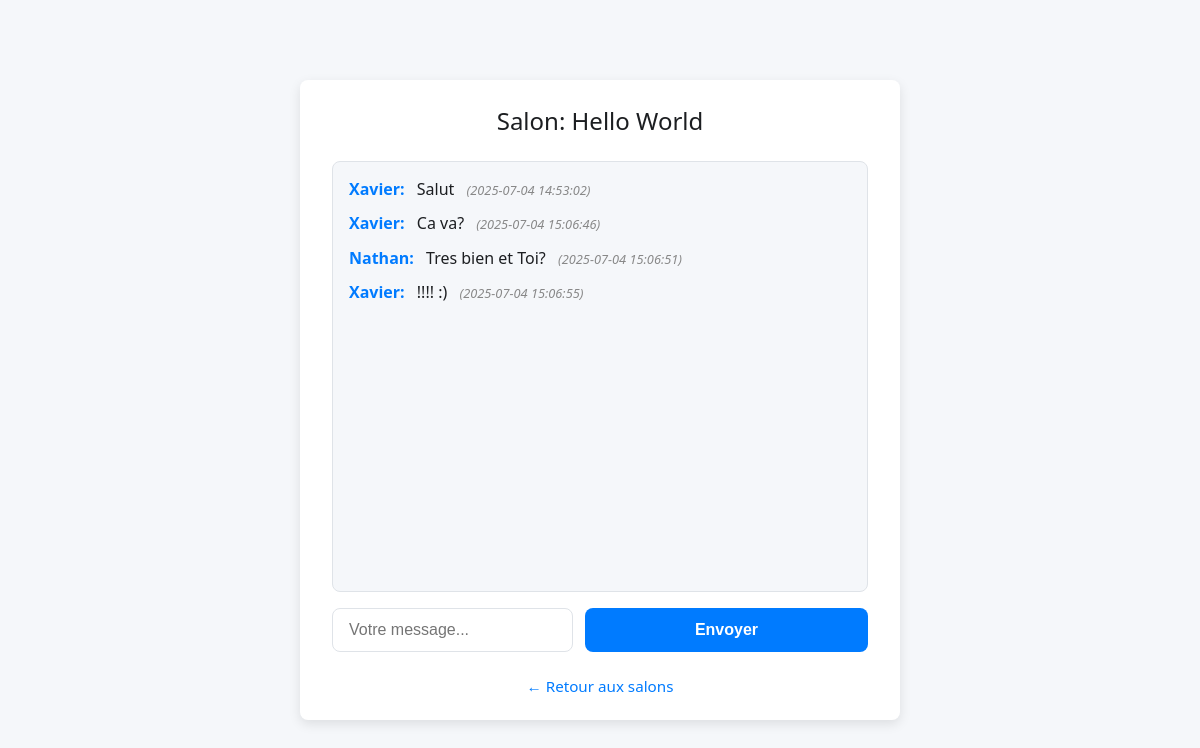
The page /src/public/index.php?action=chat&id=1 (signed in) on the database its author committed.
### tables this page shows
CREATE TABLE rooms (
    id INT AUTO_INCREMENT PRIMARY KEY,
    owner_id INT,
    name VARCHAR(100) NOT NULL,
    is_visible BOOLEAN DEFAULT TRUE,
    is_private BOOLEAN DEFAULT FALSE,
    is_archived BOOLEAN DEFAULT FALSE, 
    topic VARCHAR(255),
    FOREIGN KEY (owner_id) REFERENCES users(id),
    INDEX idx_owner_id (owner_id)
);

CREATE TABLE messages (
    id INT AUTO_INCREMENT PRIMARY KEY,
    user_id INT,
    room_id INT,
    message TEXT NOT NULL,
    timestamp DATETIME DEFAULT CURRENT_TIMESTAMP,
    FOREIGN KEY (user_id) REFERENCES users(id),
    FOREIGN KEY (room_id) REFERENCES rooms(id),
    INDEX idx_user_id (user_id),
    INDEX idx_room_id (room_id)
);

CREATE TABLE users (
    id INT AUTO_INCREMENT PRIMARY KEY,
    role_id INT,
    pseudo VARCHAR(50) NOT NULL,
    login VARCHAR(100) NOT NULL UNIQUE,
    password VARCHAR(255) NOT NULL,
    email VARCHAR(100) NOT NULL UNIQUE,
    FOREIGN KEY (role_id) REFERENCES roles(id),
    INDEX idx_role_id (role_id)
);

### src/controller/RoomController.php (called while the page is built, shortened)
<?php
require_once __DIR__ . '/../service/RoomService.php';
require_once __DIR__ . '/../service/MessageService.php';
class RoomController
{
    private RoomService $roomService;
    public function __construct()
    {
        $this->roomService = new RoomService();
    }
    public function chat()
    {
        $roomId = (int)($_GET['id'] ?? 1);
        $room = $this->roomService->getRoomById($roomId);
        $messages = MessageService::getMessagesByRoom($roomId);
        require __DIR__ . '/../view/chat.php';
    }
}

### src/public/index.php (called while the page is built, shortened)
<?php
require_once __DIR__ . '/../route/Router.php';
$router = new Router();
$router->handleRequest($_SERVER['REQUEST_METHOD'], $_GET['action'] ?? '');

### src/dao/RoomDAO.php (called while the page is built, shortened)
<?php
require_once __DIR__ . '/../model/Room.php';
class RoomDAO
{
  public static function fetchById(int $id): ?Room
  {
    $db = DB::connect();
    $stmt = $db->prepare('SELECT * FROM rooms WHERE id = ?');
    $stmt->execute([$id]);
    $row = $stmt->fetch(PDO::FETCH_ASSOC);
    return new Room(
      (int)$row['id'],
      $row['name'],
      (int)$row['owner_id'],
      $row['topic'],
      (bool)$row['is_private'],
      (bool)$row['is_archived']
    );
  }
}

### src/service/RoomService.php (called while the page is built, shortened)
<?php
require_once __DIR__ . '/../dao/RoomDAO.php';
class RoomService
{
  public function getRoomById(int $id): ?Room
  {
    return RoomDAO::fetchById($id);
  }
}

### src/model/Room.php (called while the page is built, shortened)
<?php
class Room
{
    public function __construct(
        int $id,
        string $name,
        int $ownerId,
        string $topic,
        bool $is_private,
        bool $is_archived = false
    ) {
        $this->id = $id;
        $this->name = $name;
    }
}

### src/dao/MessageDAO.php (called while the page is built, shortened)
<?php
class MessageDAO
{
  public static function getByRoom(int $room_id): array
  {
    $db = DB::connect();
    $stmt = $db->prepare('
            SELECT m.*, u.pseudo
            FROM messages m
            JOIN users u ON m.user_id = u.id
            WHERE room_id = ?
            ORDER BY timestamp ASC
        ');
    $stmt->execute([$room_id]);
    return $stmt->fetchAll(PDO::FETCH_ASSOC);
  }
}

### src/service/MessageService.php (called while the page is built, shortened)
<?php
require_once __DIR__ . '/../dao/MessageDAO.php';
class MessageService
{
  public static function getMessagesByRoom(int $room_id): array
  {
    return MessageDAO::getByRoom($room_id);
  }
}

### src/view/chat.php (the view, shortened to what this page needs)
<?php require __DIR__ . '/partials/header.php'; ?>
<div class="container chat-container">
  <h2>Salon: <?= htmlspecialchars($room->name) ?></h2>
  <div class="messages">
    <?php foreach ($messages as $msg): ?>
    <div class="message">
      <b><?= htmlspecialchars($msg['pseudo']) ?>:</b>
      <span class="msg-text"><?= htmlspecialchars($msg['message']) ?></span>
      <i class="msg-time">(<?= $msg['timestamp'] ?>)</i>
    </div>
    <?php endforeach; ?>
  </div>
  <form method="post" action="index.php?action=sendMessage&id=<?= $room->id ?>" class="chat-form">
    <input name="message" placeholder="Votre message..." required autocomplete="off" />
    <button class="button" type="submit">Envoyer</button>
  </form>
  <a href="index.php?action=rooms" class="link-back">← Retour aux salons</a>
</div>

### src/route/Router.php (shortened to what this page needs)
<?php
require_once __DIR__ . '/../controller/RoomController.php';
class Router
{
  private $routes = [];
  public function __construct()
  {
    $this->routes['GET']['login'] = [UserController::class, 'login'];
    $this->routes['POST']['login'] = [UserController::class, 'handleLogin'];
    $this->routes['GET']['register'] = [UserController::class, 'register'];
    $this->routes['POST']['register'] = [UserController::class, 'handleRegister'];
    $this->routes['GET']['logout'] = [UserController::class, 'logout'];
    $this->routes['GET']['rooms'] = [RoomController::class, 'rooms'];
    $this->routes['GET']['chat'] = [RoomController::class, 'chat'];
    $this->routes['GET']['createRoom'] = [RoomController::class, 'showCreateRoomForm'];
    $this->routes['POST']['createRoom'] = [RoomController::class, 'handleCreateRoom'];
    $this->routes['POST']['archiveRoom'] = [RoomController::class, 'archiveRoom'];
    $this->routes['POST']['sendMessage'] = [MessageController::class, 'sendMessage'];
  }
  public function handleRequest(string $method, string $action): void
  {
    $method = strtoupper($method);
    $action = $action ?: 'login';
    if (isset($this->routes[$method][$action])) {
      [$controller, $methodName] = $this->routes[$method][$action];
      (new $controller())->$methodName();
    } else {
      http_response_code(404);
      echo "404 - Route [$method $action] not found";
    }
  }
}

### src/view/partials/header.php (shortened to what this page needs)
<!DOCTYPE html>
<html lang="fr">
<head>
    <link rel="stylesheet" href="/public/css/style.css">
</head>
<body>

### src/public/css/base.css (style rules this page uses)
:root { --color-primary: #007bff; --color-primary-hover: #0062cc; --color-bg: #f5f7fa; --color-text: #1c1e21; --color-error: #e63946; --color-success: #2ecc71; --color-white: #ffffff; --color-border: #dfe3e8; --radius: 8px; --shadow: 0 4px 12px rgba(0, 0, 0, 0.1); --transition: all 0.2s ease; }
* { box-sizing: border-box; margin: 0; padding: 0; }
body { font-family: "Segoe UI", Tahoma, Geneva, Verdana, sans-serif; background-color: var(--color-bg); color: var(--color-text); }
a { text-decoration: none; color: var(--color-primary); transition: var(--transition); }
.button { display: inline-flex; align-items: center; justify-content: center; width: 100%; padding: 0.75rem 1rem; border: none; border-radius: var(--radius); background-color: var(--color-primary); color: #fff; font-weight: 500; font-size: 1rem; cursor: pointer; transition: var(--transition); text-align: center; white-space: nowrap; line-height: 1.2; text-decoration: none; }

### src/public/css/form.css (style rules this page uses)
body { display: flex; justify-content: center; align-items: center; height: 100vh; }
.container { background-color: var(--color-white); padding: 2rem; border-radius: var(--radius); box-shadow: var(--shadow); width: 100%; max-width: 400px; }
h2 { text-align: center; margin-bottom: 1.5rem; font-weight: 500; }
input[type="text"], input[type="password"], input[type="email"], button { font-size: 1rem; padding: 0.75rem; border-radius: var(--radius); border: 1px solid var(--color-border); width: 100%; background-color: var(--color-white); color: var(--color-text); box-sizing: border-box; }
button { background-color: var(--color-primary); color: white; font-weight: 500; cursor: pointer; border: none; transition: var(--transition); }
.link-back { display: block; margin-top: 1.5rem; text-align: center; color: var(--color-primary); font-weight: 500; font-size: 0.95rem; transition: var(--transition); }
a { display: block; margin-top: 1rem; text-align: center; font-size: 0.95rem; }

### src/public/css/chat.css (style rules this page uses)
.chat-container { display: flex; flex-direction: column; max-width: 600px; height: 80vh; background-color: var(--color-white); padding: 1.5rem 2rem; border-radius: var(--radius); box-shadow: var(--shadow); box-sizing: border-box; }
.messages { flex-grow: 1; overflow-y: auto; margin-bottom: 1rem; border: 1px solid var(--color-border); border-radius: var(--radius); padding: 1rem; background-color: var(--color-bg); font-size: 1rem; line-height: 1.4; }
.message { margin-bottom: 0.75rem; }
.message b { color: var(--color-primary); margin-right: 0.5rem; }
.msg-text { color: var(--color-text); }
.msg-time { font-size: 0.8rem; color: #888; margin-left: 0.5rem; }
.chat-form { display: flex; gap: 0.75rem; }
.chat-form input[name="message"] { flex-grow: 1; padding: 0.75rem 1rem; font-size: 1rem; border-radius: var(--radius); border: 1px solid var(--color-border); background-color: var(--color-white); color: var(--color-text); box-sizing: border-box; }
.chat-form button { min-width: 100px; background-color: var(--color-primary); color: var(--color-white); border: none; border-radius: var(--radius); font-weight: 600; cursor: pointer; transition: var(--transition); }
.link-back { margin-top: 1.5rem; text-align: center; display: block; color: var(--color-primary); font-weight: 500; font-size: 0.95rem; transition: var(--transition); }

### rows shown on the page
rooms: name "Hello World"
messages: user.pseudo "Xavier", message "Salut", timestamp "2025-07-04 14:53:02"
messages: user.pseudo "Xavier", message "Ca va?", timestamp "2025-07-04 15:06:46"
messages: user.pseudo "Nathan", message "Tres bien et Toi?", timestamp "2025-07-04 15:06:51"
messages: user.pseudo "Xavier", message "!!!! :)", timestamp "2025-07-04 15:06:55"
